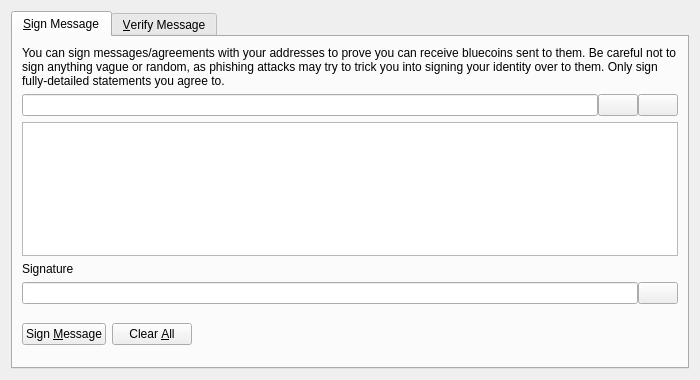
<?xml version="1.0" encoding="UTF-8"?>
<ui version="4.0">
 <class>SignVerifyMessageDialog</class>
 <widget class="QDialog" name="SignVerifyMessageDialog">
  <property name="geometry">
   <rect>
    <x>0</x>
    <y>0</y>
    <width>700</width>
    <height>380</height>
   </rect>
  </property>
  <property name="windowTitle">
   <string>Signatures - Sign / Verify a Message</string>
  </property>
  <property name="modal">
   <bool>true</bool>
  </property>
  <layout class="QVBoxLayout" name="verticalLayout">
   <item>
    <widget class="QTabWidget" name="tabWidget">
     <property name="currentIndex">
      <number>0</number>
     </property>
     <widget class="QWidget" name="tabSignMessage">
      <attribute name="title">
       <string>&amp;Sign Message</string>
      </attribute>
      <layout class="QVBoxLayout" name="verticalLayout_SM">
       <item>
        <widget class="QLabel" name="infoLabel_SM">
         <property name="text">
          <string>You can sign messages/agreements with your addresses to prove you can receive bluecoins sent to them. Be careful not to sign anything vague or random, as phishing attacks may try to trick you into signing your identity over to them. Only sign fully-detailed statements you agree to.</string>
         </property>
         <property name="textFormat">
          <enum>Qt::PlainText</enum>
         </property>
         <property name="wordWrap">
          <bool>true</bool>
         </property>
        </widget>
       </item>
       <item>
        <layout class="QHBoxLayout" name="horizontalLayout_1_SM">
         <property name="spacing">
          <number>0</number>
         </property>
         <item>
          <widget class="QValidatedLineEdit" name="addressIn_SM">
           <property name="toolTip">
            <string>The Bluecoin address to sign the message with</string>
           </property>
          </widget>
         </item>
         <item>
          <widget class="QPushButton" name="addressBookButton_SM">
           <property name="toolTip">
            <string>Choose previously used address</string>
           </property>
           <property name="text">
            <string/>
           </property>
           <property name="icon">
            <iconset resource="../bitcoin.qrc">
             <normaloff>:/icons/address-book</normaloff>:/icons/address-book</iconset>
           </property>
           <property name="shortcut">
            <string>Alt+A</string>
           </property>
           <property name="autoDefault">
            <bool>false</bool>
           </property>
          </widget>
         </item>
         <item>
          <widget class="QPushButton" name="pasteButton_SM">
           <property name="toolTip">
            <string>Paste address from clipboard</string>
           </property>
           <property name="text">
            <string/>
           </property>
           <property name="icon">
            <iconset resource="../bitcoin.qrc">
             <normaloff>:/icons/editpaste</normaloff>:/icons/editpaste</iconset>
           </property>
           <property name="shortcut">
            <string>Alt+P</string>
           </property>
           <property name="autoDefault">
            <bool>false</bool>
           </property>
          </widget>
         </item>
        </layout>
       </item>
       <item>
        <widget class="QPlainTextEdit" name="messageIn_SM">
         <property name="toolTip">
          <string>Enter the message you want to sign here</string>
         </property>
        </widget>
       </item>
       <item>
        <widget class="QLabel" name="signatureLabel_SM">
         <property name="text">
          <string>Signature</string>
         </property>
         <property name="textFormat">
          <enum>Qt::PlainText</enum>
         </property>
        </widget>
       </item>
       <item>
        <layout class="QHBoxLayout" name="horizontalLayout_2_SM">
         <property name="spacing">
          <number>0</number>
         </property>
         <item>
          <widget class="QLineEdit" name="signatureOut_SM">
           <property name="font">
            <font>
             <italic>true</italic>
            </font>
           </property>
           <property name="readOnly">
            <bool>true</bool>
           </property>
          </widget>
         </item>
         <item>
          <widget class="QPushButton" name="copySignatureButton_SM">
           <property name="toolTip">
            <string>Copy the current signature to the system clipboard</string>
           </property>
           <property name="text">
            <string/>
           </property>
           <property name="icon">
            <iconset resource="../bitcoin.qrc">
             <normaloff>:/icons/editcopy</normaloff>:/icons/editcopy</iconset>
           </property>
           <property name="autoDefault">
            <bool>false</bool>
           </property>
          </widget>
         </item>
        </layout>
       </item>
       <item>
        <layout class="QHBoxLayout" name="horizontalLayout_3_SM">
         <item>
          <widget class="QPushButton" name="signMessageButton_SM">
           <property name="toolTip">
            <string>Sign the message to prove you own this Bluecoin address</string>
           </property>
           <property name="text">
            <string>Sign &amp;Message</string>
           </property>
           <property name="icon">
            <iconset resource="../bitcoin.qrc">
             <normaloff>:/icons/edit</normaloff>:/icons/edit</iconset>
           </property>
           <property name="autoDefault">
            <bool>false</bool>
           </property>
          </widget>
         </item>
         <item>
          <widget class="QPushButton" name="clearButton_SM">
           <property name="toolTip">
            <string>Reset all sign message fields</string>
           </property>
           <property name="text">
            <string>Clear &amp;All</string>
           </property>
           <property name="icon">
            <iconset resource="../bitcoin.qrc">
             <normaloff>:/icons/remove</normaloff>:/icons/remove</iconset>
           </property>
           <property name="autoDefault">
            <bool>false</bool>
           </property>
          </widget>
         </item>
         <item>
          <spacer name="horizontalSpacer_1_SM">
           <property name="orientation">
            <enum>Qt::Horizontal</enum>
           </property>
           <property name="sizeHint" stdset="0">
            <size>
             <width>40</width>
             <height>48</height>
            </size>
           </property>
          </spacer>
         </item>
         <item>
          <widget class="QLabel" name="statusLabel_SM">
           <property name="font">
            <font>
             <weight>75</weight>
             <bold>true</bold>
            </font>
           </property>
           <property name="text">
            <string/>
           </property>
           <property name="wordWrap">
            <bool>true</bool>
           </property>
          </widget>
         </item>
         <item>
          <spacer name="horizontalSpacer_2_SM">
           <property name="orientation">
            <enum>Qt::Horizontal</enum>
           </property>
           <property name="sizeHint" stdset="0">
            <size>
             <width>40</width>
             <height>48</height>
            </size>
           </property>
          </spacer>
         </item>
        </layout>
       </item>
      </layout>
     </widget>
     <widget class="QWidget" name="tabVerifyMessage">
      <attribute name="title">
       <string>&amp;Verify Message</string>
      </attribute>
      <layout class="QVBoxLayout" name="verticalLayout_VM">
       <item>
        <widget class="QLabel" name="infoLabel_VM">
         <property name="text">
          <string>Enter the receiver's address, message (ensure you copy line breaks, spaces, tabs, etc. exactly) and signature below to verify the message. Be careful not to read more into the signature than what is in the signed message itself, to avoid being tricked by a man-in-the-middle attack. Note that this only proves the signing party receives with the address, it cannot prove sendership of any transaction!</string>
         </property>
         <property name="textFormat">
          <enum>Qt::PlainText</enum>
         </property>
         <property name="alignment">
          <set>Qt::AlignLeading|Qt::AlignLeft|Qt::AlignTop</set>
         </property>
         <property name="wordWrap">
          <bool>true</bool>
         </property>
        </widget>
       </item>
       <item>
        <layout class="QHBoxLayout" name="horizontalLayout_1_VM">
         <property name="spacing">
          <number>0</number>
         </property>
         <item>
          <widget class="QValidatedLineEdit" name="addressIn_VM">
           <property name="toolTip">
            <string>The Bluecoin address the message was signed with</string>
           </property>
          </widget>
         </item>
         <item>
          <widget class="QPushButton" name="addressBookButton_VM">
           <property name="toolTip">
            <string>Choose previously used address</string>
           </property>
           <property name="text">
            <string/>
           </property>
           <property name="icon">
            <iconset resource="../bitcoin.qrc">
             <normaloff>:/icons/address-book</normaloff>:/icons/address-book</iconset>
           </property>
           <property name="shortcut">
            <string>Alt+A</string>
           </property>
           <property name="autoDefault">
            <bool>false</bool>
           </property>
          </widget>
         </item>
        </layout>
       </item>
       <item>
        <widget class="QPlainTextEdit" name="messageIn_VM"/>
       </item>
       <item>
        <widget class="QValidatedLineEdit" name="signatureIn_VM"/>
       </item>
       <item>
        <layout class="QHBoxLayout" name="horizontalLayout_2_VM">
         <item>
          <widget class="QPushButton" name="verifyMessageButton_VM">
           <property name="toolTip">
            <string>Verify the message to ensure it was signed with the specified Bluecoin address</string>
           </property>
           <property name="text">
            <string>Verify &amp;Message</string>
           </property>
           <property name="icon">
            <iconset resource="../bitcoin.qrc">
             <normaloff>:/icons/transaction_0</normaloff>:/icons/transaction_0</iconset>
           </property>
           <property name="autoDefault">
            <bool>false</bool>
           </property>
          </widget>
         </item>
         <item>
          <widget class="QPushButton" name="clearButton_VM">
           <property name="toolTip">
            <string>Reset all verify message fields</string>
           </property>
           <property name="text">
            <string>Clear &amp;All</string>
           </property>
           <property name="icon">
            <iconset resource="../bitcoin.qrc">
             <normaloff>:/icons/remove</normaloff>:/icons/remove</iconset>
           </property>
           <property name="autoDefault">
            <bool>false</bool>
           </property>
          </widget>
         </item>
         <item>
          <spacer name="horizontalSpacer_1_VM">
           <property name="orientation">
            <enum>Qt::Horizontal</enum>
           </property>
           <property name="sizeHint" stdset="0">
            <size>
             <width>40</width>
             <height>48</height>
            </size>
           </property>
          </spacer>
         </item>
         <item>
          <widget class="QLabel" name="statusLabel_VM">
           <property name="font">
            <font>
             <weight>75</weight>
             <bold>true</bold>
            </font>
           </property>
           <property name="text">
            <string/>
           </property>
           <property name="wordWrap">
            <bool>true</bool>
           </property>
          </widget>
         </item>
         <item>
          <spacer name="horizontalSpacer_2_VM">
           <property name="orientation">
            <enum>Qt::Horizontal</enum>
           </property>
           <property name="sizeHint" stdset="0">
            <size>
             <width>40</width>
             <height>48</height>
            </size>
           </property>
          </spacer>
         </item>
        </layout>
       </item>
      </layout>
     </widget>
    </widget>
   </item>
  </layout>
 </widget>
 <customwidgets>
  <customwidget>
   <class>QValidatedLineEdit</class>
   <extends>QLineEdit</extends>
   <header>qvalidatedlineedit.h</header>
  </customwidget>
 </customwidgets>
 <resources>
  <include location="../bitcoin.qrc"/>
 </resources>
 <connections/>
</ui>
